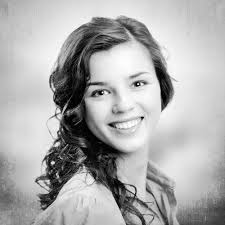
#> input picture image1.jpeg, 225 x 225 px
$ python main.py
#> lines starting #> are read from the running program, lines starting #| are printed output that depends on the picture

import cv2
import numpy as np
from matplotlib import pyplot as plt
img_orginal=cv2.imread('image1.jpeg')
#> img_orginal is the input picture: shape (225, 225, 3); min 0, max 255, mean 173.8
img=cv2.cvtColor(img_orginal, cv2.COLOR_BGR2RGB)
x,y,z=np.shape(img)
#> x = 225; y = 225; z = 3
mirror_img=np.zeros((x,y,z),dtype=int)
for i in range(0,x):
    k=0
    for j in range(y-1,0,-1):
        mirror_img[i][k][0]=img[i][j][0]
        mirror_img[i][k][1]=img[i][j][1]
        mirror_img[i][k][2]=img[i][j][2]
        k=k+1

    cv2.imwrite('rahul.jpg',mirror_img)
    plt.subplot(1,2,1)
    plt.title('Orginal Image')
    plt.imshow(img)
    plt.subplot(1,2,2)
    plt.title('Mirror_img')
    plt.imshow(mirror_img)
#> this loop made 225 passes
#> pass 1, `cv2.imwrite('rahul.jpg',mirror_img)`:
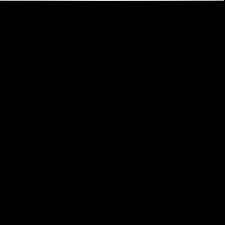
#> saved as rahul.jpg: shape (225, 225, 3); min 0, max 223, mean 0.9
#> pass 2, `cv2.imwrite('rahul.jpg',mirror_img)`:
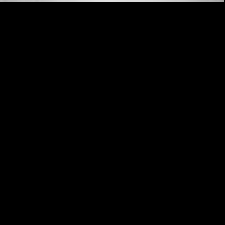
#> saved as rahul.jpg: shape (225, 225, 3); min 0, max 224, mean 1.8
#> after the loop:
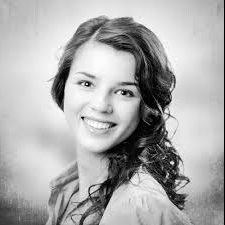
#> mirror_img: shape (225, 225, 3) int64; min 0, max 255, mean 173.1
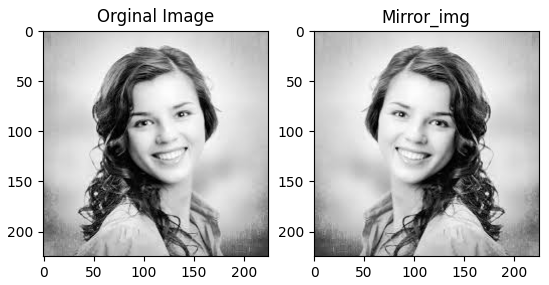
#> figure drawn by matplotlib, 2 panels

$ run again, with image3.jpeg copied over image1.jpeg
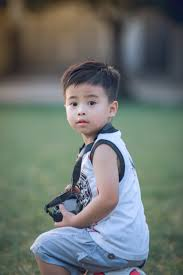
#> input picture image3.jpeg, 183 x 275 px
#> img_orginal is the input picture: shape (275, 183, 3); mean B, G, R 113.2, 116.7, 108.7
#> after the loop `for i in range(0,x):`:
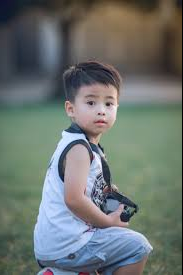
#> mirror_img: shape (275, 183, 3) int64; mean R, G, B 108.2, 116.2, 112.7
#> `plt.imshow(mirror_img)`:
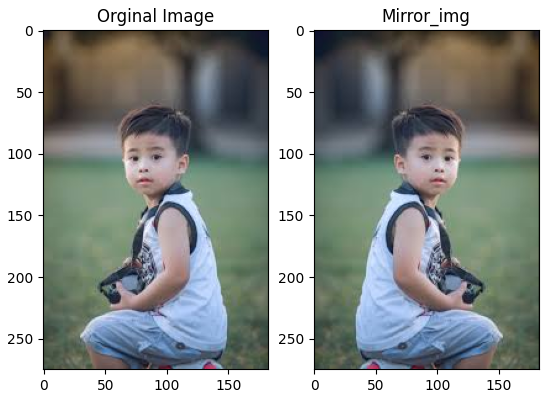
#> figure drawn by matplotlib, 2 panels

$ run again, with flower1.jpeg copied over image1.jpeg
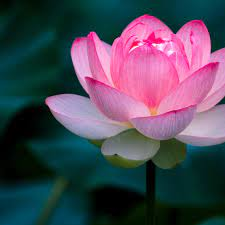
#> input picture flower1.jpeg, 225 x 225 px
#> img_orginal is the input picture: shape (225, 225, 3); mean B, G, R 87.2, 72.5, 77.1
#> after the loop `for i in range(0,x):`:
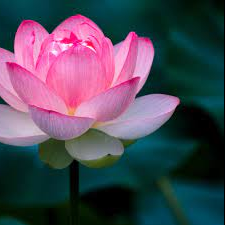
#> mirror_img: shape (225, 225, 3) int64; mean R, G, B 77.1, 72.3, 87
#> `plt.imshow(mirror_img)`:
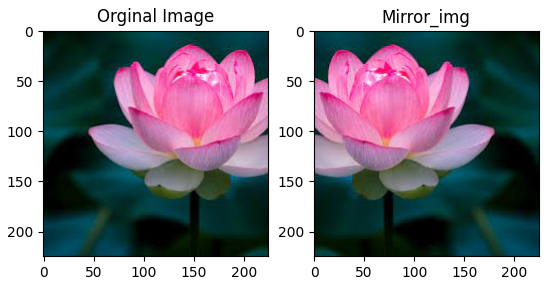
#> figure drawn by matplotlib, 2 panels
